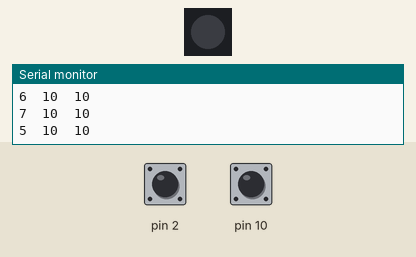
Bench run of a sketch on a simulated Arduino Uno, built with avr-gcc and run on an emulated ATmega328P. Parts: 1 RGB LEDs in strip order, left to right, the last lines printed to the serial monitor. Inputs (shaded band) come from the test bench; at power-on: pin 2 HIGH, pin 10 HIGH.

Above: at 1.2 s.
1.3 s: pin 2 pulled LOW for 0.15 s
At 2.5 s:
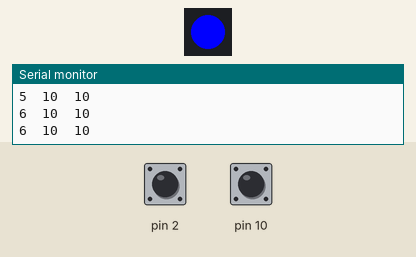
2.9 s: pin 10 pulled LOW for 0.15 s
At 3.7 s:
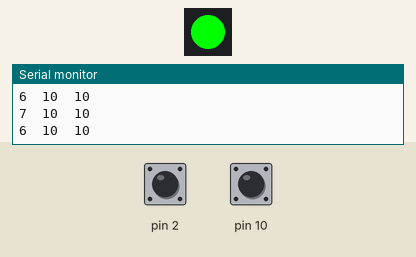
4.5 s: pin 2 pulled LOW for 1 s
At 5.7 s:
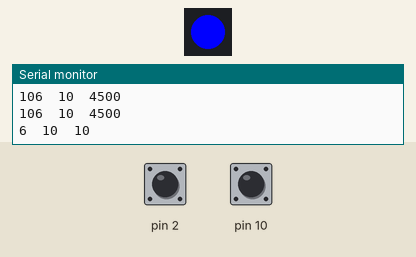
7.0 s: pin 10 pulled LOW for 1 s
At 8.5 s:
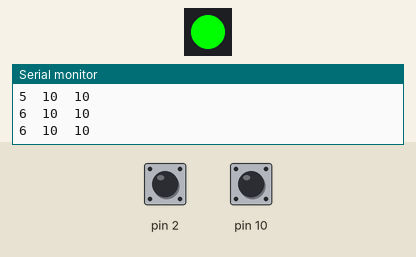
Timing chart, 0 to 10.0 s (numbered marks = the images above; inputs shaded):
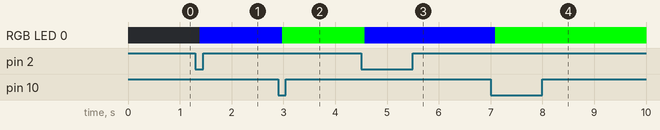

Measured:
- after the input at 1.3 s, RGB LED 0: off → RGB(0, 0, 255) after 0.09 s
- after the input at 2.9 s, RGB LED 0: RGB(0, 0, 255) → RGB(0, 255, 0) after 0.08 s
- after the input at 4.5 s, RGB LED 0: RGB(0, 255, 0) → RGB(0, 0, 255) after 0.07 s
- after the input at 7.0 s, RGB LED 0: RGB(0, 0, 255) → RGB(0, 255, 0) after 0.09 s

The sketch:

vr_capTest.ino
```cpp
#include <Adafruit_NeoPixel.h>
#include <CapacitiveSensor.h>
#ifdef __AVR__
  #include <avr/power.h>
#endif


/*
 * CapitiveSense Library Demo Sketch
 * Paul Badger 2008
 * Uses a high value resistor e.g. 10M between send pin and receive pin
 * Resistor effects sensitivity, experiment with values, 50K - 50M. Larger resistor values yield larger sensor values.
 * Receive pin is the sensor pin - try different amounts of foil/metal on this pin
 * Modified by Becky Stern 2013 to change the color of one RGB Neo Pixel based on touch input
 */


CapacitiveSensor   cs_9_10 = CapacitiveSensor(9,10);        // 10M resistor between pins 4 & 2, pin 2 is sensor pin, add a wire and or foil if desired
CapacitiveSensor   cs_9_2 = CapacitiveSensor(9,2);        // 10M resistor between pins 4 & 6, pin 6 is sensor pin, add a wire and or foil
//CapacitiveSensor   cs_4_8 = CapacitiveSensor(4,8);        // 10M resistor between pins 4 & 8, pin 8 is sensor pin, add a wire and or foil
Adafruit_NeoPixel strip = Adafruit_NeoPixel(1, 6, NEO_GRB + NEO_KHZ800);


int i = 0;

void setup()
{
   //cs_9_10.set_CS_AutocaL_Millis(0xFFFFFFFF);     // turn off autocalibrate on channel 1 - just as an example
   Serial.begin(9600);
    strip.begin();
    strip.show();

}

void loop()
{
    long start = millis();
    long total1 =  cs_9_10.capacitiveSensor(30);
    long total2 =  cs_9_2.capacitiveSensor(30);
    //long total3 =  cs_4_8.capacitiveSensor(30);

if (total1 > 30){
  //digitalWrite(7, HIGH);
  strip.setPixelColor(i, strip.Color(0,255,0));
  strip.show();
  delay(100);
} if (total2 >30) {
  strip.setPixelColor(i, strip.Color(0,0,255));
  strip.show();
  delay(100);
}

    Serial.print(millis() - start);        // check on performance in milliseconds
    Serial.print("\t");                    // tab character for debug windown spacing

    Serial.print(total1);                  // print sensor output 1
    Serial.print("\t");
    Serial.println(total2);                  // print sensor output 2
    //Serial.print("\t");
    //Serial.println(total3);                // print sensor output 3

    delay(100);                             // arbitrary delay to limit data to serial port
}

//// Create a 24 bit color value from R,G,B
//RGBPixel Color(byte r, byte g, byte b)
//{
//  RGBPixel p;
//
//  p.red = r;
//  p.green = g;
//  p.blue = b;
//
//  return p;
//}
```
